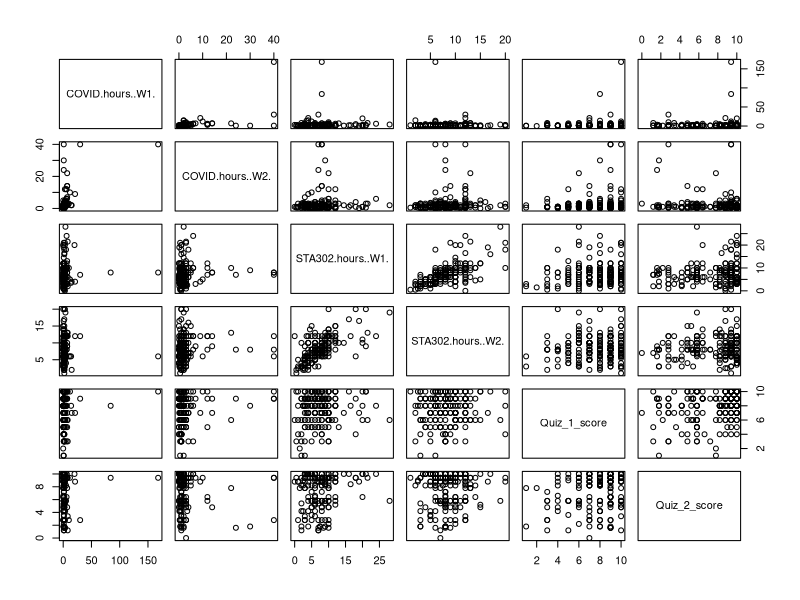

Write the R code that produced this figure.
## ---- chunk 1
knitr::opts_chunk$set(echo = TRUE)

library(dplyr)
## ---- chunk 2
setwd("~/Desktop/sta302h1/STA302H1 -- Projects/final report")
sta302_performance_data = read.csv("./data.csv", header = TRUE)
attach(sta302_performance_data)
## ---- chunk 3
country_factors = as.factor(c("canada", "china", "india", "japan", 
                              "mongolia", "pakistan", "singapore", 
                              "south korea", "taiwan", "usa", "uae", "na"))
## ---- chunk 4
cleaned_sta302_performance_data <- sta302_performance_data %>%
    # Remove the "X" column: it's simply the row number, which isn't very useful.
    select(-X) %>%
    
    # Group student overall quiz 4 scores from highest to lowest.
    arrange(desc(Quiz_4_score)) %>%
    
    # Rearrange similar columns side-by-side.
    relocate(Country,
             COVID.hours..W1., COVID.hours..W2., 
             COVID.hours..W3., COVID.hours..W4.,
             STA302.hours..W1., STA302.hours..W2., 
             STA302.hours..W3., STA302.hours..W4.,
             Quiz_1_score, Quiz_2_score, 
             Quiz_3_score, Quiz_4_score)
    
    # TODO: Make sure all country names are lowercase.
    # e.g. "Canada" and "canada" are the same country.
    # 1. Consider running a for loop that makes all rows in column "Country" lowercase,
    # 2. Consider string replacement on "Canada" -> "canada"?

    # TODO: Make sure all STA302H1 hours and COVID contemplation hours are
    # all in numeric form.
    # 1. use as.numeric()?
    
    # Identify rows with no quiz 4. 
    # These indicate students who have dropped STA302H1, and who 
    # should be excluded from the final data.

head(cleaned_sta302_performance_data, n = 15)
## ---- chunk 5
rows_with_some_NAs = cleaned_sta302_performance_data[
  rowSums(is.na(cleaned_sta302_performance_data)) >= 1,
]
head(rows_with_some_NAs, n = 10)
## ---- chunk 6
rows_with_mistyped_columms = cleaned_sta302_performance_data[c(38, 83, 84, 117),]
rows_with_mistyped_columms
# row 83: Country -> "canada"
# row 84: Country -> "canada"

# row 117: COVID.hours..W4. -> 0.5 hours

# row 38:  STA302.hours..W3. -> 5.5<U+00A0>
# row 117: STA302.hours..W4. -> 7.5 hours
## ---- chunk 7
# use week 5b slides -- choose criterion to pick predictor variables.


# use lm() on a bunch of predictor variables to determine significant
# predictor variables.


## ---- chunk 8
# TODO: See Demo 1 to figure out how to add histograms in a matrix format.
## ---- chunk 9
# TODO: See STA248H1 notes to figure out how to create boxplots by class.
## ---- chunk 10
# pairwise scatterplot
pairs(~COVID.hours..W1. + COVID.hours..W2. +
      # COVID.hours..W3. + COVID.hours..W4. +  # TODO: Clean columns.
      STA302.hours..W1. + STA302.hours..W2. +
      # STA302.hours..W3. + STA302.hours..W4. +  # TODO: Clean columns.
      Quiz_1_score + Quiz_2_score,
      # Quiz_3_score + Quiz_4_score,  # TODO: Clean columns.
      data = cleaned_sta302_performance_data)
## ---- chunk 11
# TODO: Find correlation matrix to determine candidate significant 
# TODO: predictor values.
# cor(cleaned_sta302_performance_data)  # TODO: How to make numeric?
## ---- chunk 12
mean_STA302H1_study_times <- data.frame(
  week1 = mean(sta302_performance_data$STA302.hours..W1., na.rm = TRUE),
  week2 = mean(sta302_performance_data$STA302.hours..W2., na.rm = TRUE),
  week3 = mean(sta302_performance_data$STA302.hours..W3., na.rm = TRUE), # TODO: Clean column.
  week4 = mean(sta302_performance_data$STA302.hours..W4., na.rm = TRUE)  # TODO: Clean column.
)
mean_STA302H1_study_times
## ---- chunk 13
mean_COVID_contemplation_times <- data.frame(
  week1 = mean(sta302_performance_data$COVID.hours..W1., na.rm = TRUE),
  week2 = mean(sta302_performance_data$COVID.hours..W2., na.rm = TRUE),
  week3 = mean(sta302_performance_data$COVID.hours..W3., na.rm = TRUE),  # TODO: Clean column.
  week4 = mean(sta302_performance_data$COVID.hours..W4., na.rm = TRUE)   # TODO: Clean column.
)
mean_COVID_contemplation_times
## ---- chunk 14
median_STA302H1_study_times <- data.frame(
  week1 = median(sta302_performance_data$STA302.hours..W1., na.rm = TRUE),
  week2 = median(sta302_performance_data$STA302.hours..W2., na.rm = TRUE),
  week3 = as.double(median(sta302_performance_data$STA302.hours..W3., na.rm = TRUE)),
  week4 = as.double(median(sta302_performance_data$STA302.hours..W4., na.rm = TRUE))
)
median_STA302H1_study_times
## ---- chunk 15
median_COVID_contemplation_times <- data.frame(
  week1 = median(sta302_performance_data$COVID.hours..W1., na.rm = TRUE),
  week2 = median(sta302_performance_data$COVID.hours..W2., na.rm = TRUE),
  week3 = median(sta302_performance_data$COVID.hours..W3., na.rm = TRUE),
  week4 = as.double(median(sta302_performance_data$COVID.hours..W4., na.rm = TRUE))
)
median_COVID_contemplation_times
## ---- chunk 16
length(which(cleaned_sta302_performance_data$Country == "Canada")) + 2
length(which(is.na(cleaned_sta302_performance_data$Country)))
## ---- chunk 17
summary(sta302_performance_data$STA302.hours..W1.)
summary(sta302_performance_data$STA302.hours..W2.)
summary(sta302_performance_data$STA302.hours..W3.)
summary(sta302_performance_data$STA302.hours..W4.)
## ---- chunk 18
summary(sta302_performance_data$COVID.hours..W1.)
summary(sta302_performance_data$COVID.hours..W2.)
summary(sta302_performance_data$COVID.hours..W3.)
summary(sta302_performance_data$COVID.hours..W4.)
